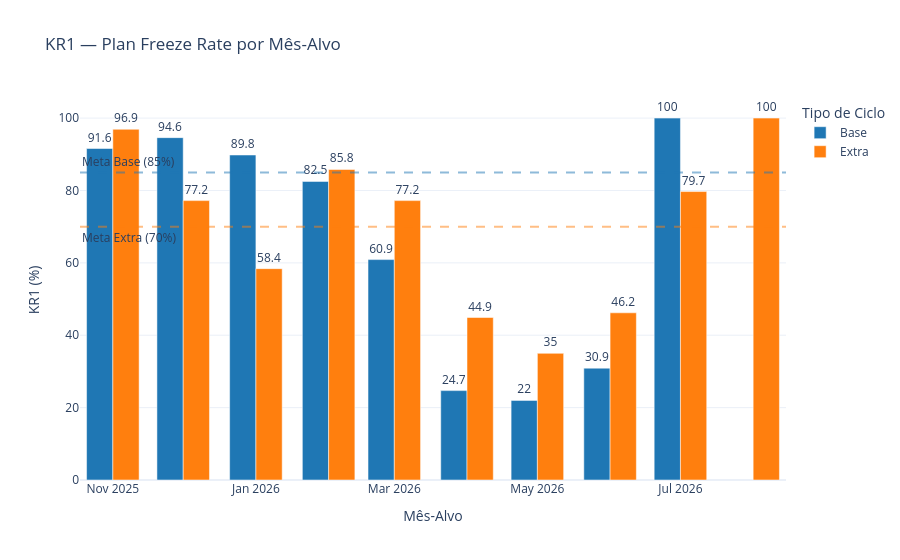

The code cell stored with this chart in its notebook:
### Markdown cell above
# 4. Visualizações — Visão de Planejamento

### Code cell
plot_kr1_mes(kr1_mes, colors_cycle)

### Figure 1 — Plotly figure (JSON) as saved in the notebook; plotly's stock layout.template omitted (floating-point values rounded to 4 significant figures)
{"data": [{"alignmentgroup": "True", "hovertemplate": "Tipo de Ciclo=Base<br>Mês-Alvo=%{x}<br>KR1 (%)=%{text}<extra></extra>", "legendgroup": "Base", "marker": {"color": "#1f77b4", "pattern": {"shape": ""}}, "name": "Base", "offsetgroup": "Base", "orientation": "v", "showlegend": true, "text": [91.6, 94.6, 89.8, 82.5, 60.9, 24.7, 22.0, 30.9, 100.0], "textposition": "outside", "type": "bar", "x": ["2025-11", "2025-12", "2026-01", "2026-02", "2026-03", "2026-04", "2026-05", "2026-06", "2026-07"], "xaxis": "x", "y": [91.6, 94.6, 89.8, 82.5, 60.9, 24.7, 22.0, 30.9, 100.0], "yaxis": "y"}, {"alignmentgroup": "True", "hovertemplate": "Tipo de Ciclo=Extra<br>Mês-Alvo=%{x}<br>KR1 (%)=%{text}<extra></extra>", "legendgroup": "Extra", "marker": {"color": "#ff7f0e", "pattern": {"shape": ""}}, "name": "Extra", "offsetgroup": "Extra", "orientation": "v", "showlegend": true, "text": [96.9, 77.2, 58.4, 85.8, 77.2, 44.9, 35.0, 46.2, 79.7, 100.0], "textposition": "outside", "type": "bar", "x": ["2025-11", "2025-12", "2026-01", "2026-02", "2026-03", "2026-04", "2026-05", "2026-06", "2026-07", "2026-08"], "xaxis": "x", "y": [96.9, 77.2, 58.4, 85.8, 77.2, 44.9, 35.0, 46.2, 79.7, 100.0], "yaxis": "y"}], "layout": {"annotations": [{"showarrow": false, "text": "Meta Base (85%)", "x": 0, "xanchor": "left", "xref": "x domain", "y": 85, "yanchor": "bottom", "yref": "y"}, {"showarrow": false, "text": "Meta Extra (70%)", "x": 0, "xanchor": "left", "xref": "x domain", "y": 70, "yanchor": "top", "yref": "y"}], "barmode": "group", "legend": {"title": {"text": "Tipo de Ciclo"}, "tracegroupgap": 0}, "shapes": [{"line": {"color": "#1f77b4", "dash": "dash"}, "opacity": 0.5, "type": "line", "x0": 0, "x1": 1, "xref": "x domain", "y0": 85, "y1": 85, "yref": "y"}, {"line": {"color": "#ff7f0e", "dash": "dash"}, "opacity": 0.5, "type": "line", "x0": 0, "x1": 1, "xref": "x domain", "y0": 70, "y1": 70, "yref": "y"}], "title": {"text": "KR1 — Plan Freeze Rate por Mês-Alvo"}, "xaxis": {"anchor": "y", "domain": [0, 1], "title": {"text": "Mês-Alvo"}}, "yaxis": {"anchor": "x", "domain": [0, 1], "range": [0, 105], "title": {"text": "KR1 (%)"}}}}
